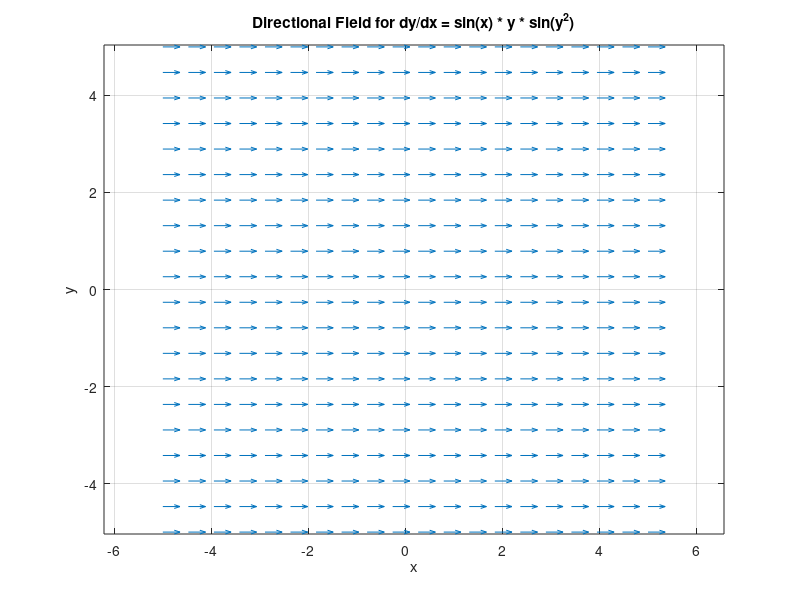

The MATLAB script that drew this image:
x = -pi:0.01:pi;
plot(x,sin(x)), grid on

% Define the differential equation dy/dx = sin(x) * sin(y^2)
f = @(x, y) sin(x) * y * sin(y^2);  % Updated function dy/dx = sin(x) * sin(y^2)

% Set the domain for the directional field
xrange = linspace(-5, 5, 20);  % 20 points from -10 to 10
yrange = linspace(-5, 5, 20);

% Create a grid of x and y values
[X, Y] = meshgrid(xrange, yrange);

% Compute the slope at each grid point
U = ones(size(X));  % Unit length for the x-component of the arrow
V = f(X, Y);        % Compute the y-component based on the differential equation

% Normalize the arrows for uniform arrow size
N = sqrt(U.^2 + V.^2);  % Magnitude of each vector
U = U ./ N;  % Normalize x-component
V = V ./ N;  % Normalize y-component

% Plot the directional field using the quiver function
quiver(X, Y, U, V, 0.5);  % Arrow scaling factor to avoid overlap
axis tight;
axis equal;
xlabel('x');
ylabel('y');
title('Directional Field for dy/dx = sin(x) * y * sin(y^2)');

% Enhance display
grid on;  % Add a grid
